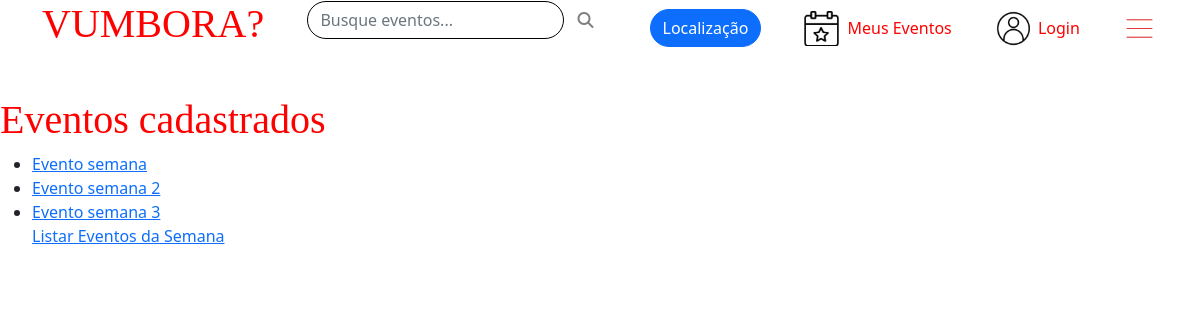
The app's page /, older data.
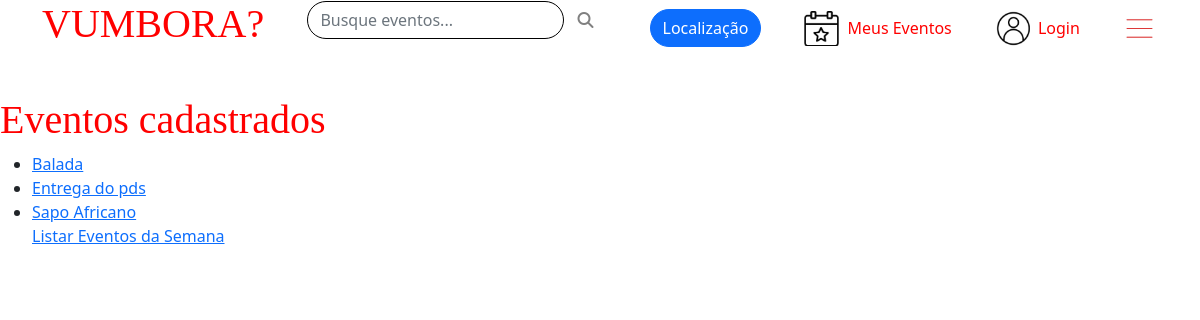
The same page, newer data.
### vumbora/models.py (models this page shows, shortened)
class Evento(models.Model):
    nome = models.CharField(max_length=200)
    descricao = models.CharField(max_length=200, null=True)
    datahora = models.DateTimeField(default = now)
    valor = models.DecimalField(max_digits=15, decimal_places=2, default=0.0)
    local = models.ForeignKey(Local, on_delete=models.CASCADE, null=True)
    arte = models.ImageField(upload_to='images/', null=True, blank = True)
    genero = models.ManyToManyField(Genero)
    usuario = models.ForeignKey(Usuario, on_delete=models.CASCADE,null=True)

### vumbora/views.py (the view)
# urls.py: path('', views.index, name='index'),
def index (request):
    evento_list = Evento.objects.order_by('datahora')[:5]
    context = {
        'evento_list': evento_list
    }
    return render(request,'vumbora/index.html',context)

### vumbora/templates/vumbora/index.html (shortened to what this page needs)
{% load static %}
{% include 'vumbora/header.html' %}
<link rel="stylesheet" href="{% static 'css/index.css' %}">
{% if evento_list %}
    <h1>Eventos cadastrados</h1>
    <ul>
        {% for evento in evento_list %}
            <li><a href="{% url 'vumbora:details' evento.id %}">{{ evento.nome }}</a></li>
        {% endfor %}
        <a href="{% url 'vumbora:lista_eventos_semana' %}"> Listar Eventos da Semana </a>
    </ul>
{% else %}
    <p>Não há eventos cadastrados.</p>
{% endif %}

### vumbora/templates/vumbora/header.html (shortened to what this page needs)
{% load static %}
<head>
    <link rel="stylesheet" href="https://cdn.jsdelivr.net/npm/@fortawesome/fontawesome-free@6.2.0/css/all.min.css">
    <link rel="stylesheet" href="https://cdn.jsdelivr.net/npm/bootstrap@5.1.3/dist/css/bootstrap.min.css">
  <link rel="stylesheet" href="{% static 'vumbora/css/header.css' %}">
</head>
<header>
    <div id="barra" class = "container" style="display: flex;" >
        <a href="{% url 'vumbora:index' %}" style="text-decoration: none;"><h1 style="font-family: Asteristico;"> VUMBORA? </h1></a>
        <div id="pesquisa-barra-de-navegacao">
            <form id="form" action="{% url 'vumbora:pesquisar_eventos' %}" method="post">
                <div id="procura">
                <input  name = 'termo_pesquisa' type="text" class="form-control rounded-pill" placeholder="Busque eventos..." id="pesquisa">
                <button type="submit" class="btn btn-primary rounded-pill" style="width: fit-content;" id="icone-pesquisa"><i class="fas fa-search"></i></button>
                </div>
            </form>
        </div>
        <div id="filtro-localizacao-barra">
            <button class="btn btn-primary rounded-pill" style="width: fit-content; id="botao-loc">Localização</button>
        </div>
        <div id="barra-evento">
            <a href="{% url 'vumbora:cadastrar_evento' %}" id="icone-evento"></a>
            <div id="meus-eventos-barra">
                <a href="{% url 'vumbora:cadastrar_evento' %}" style="text-decoration: none; color:red "> Meus Eventos</a>
            </div>
        </div>
        <div id="usuario-barra">
            <a href="{% url 'vumbora:cadastrar_perfil' %}" id="icone-perfil"></a>
            <div id="login-barra">
                {% if user.is_authenticated %}
                <a href="{% url 'vumbora:logar' %}" style="text-decoration: none; color: red;">
                    {{ user.username }}</a>
                {% else %}
                <a href="{% url 'vumbora:logar' %}" style="text-decoration: none; color: red;   ">Login</a>
                {% endif %}
            </div>
        </div>
        <div id="opcoes-barra">
            <button href="#" id="icone-barra"></button>
        </div>
    </div>
</header>

### static/vumbora/css/header.css (style rules this page uses)
#barra { margin-bottom: 40px; width: 100vw; justify-content: space-between; align-items: center; }
#procura { border: 5px; border-color: black; display: flex; align-items: center; }
#icone-pesquisa { background-color: transparent; color: gray; border-color: transparent; }
#pesquisa { border-color: black; }
h1 { font-family: 'Asteristico'; }
#barra-evento { display: flex; }
#icone-evento { background-image: url("evento.jpg"); width: 35px; height: 35px; background-size: cover; }
#meus-eventos-barra { margin-top: 5px; margin-left: 8px; }
#usuario-barra { display: flex; }
#icone-perfil { background-image: url("profile.jpg"); width: 35px; height: 35px; background-size: cover; }
#login-barra { margin-top: 5px; margin-left: 8px; }
#icone-barra { background-image: url("menu.jpg"); width: 35px; height: 35px; background-size: contain; border: transparent; background-color: transparent; }

### static/css/index.css (style rules this page uses)
h1 { color: red; }

Row changes from the older to the newer data that the page shows:
removed Evento: nome "Evento semana"
removed Evento: nome "Evento semana 2"
removed Evento: nome "Evento semana 3"
added Evento: nome "Balada"
added Evento: nome "Entrega do pds"
added Evento: nome "Sapo Africano"
